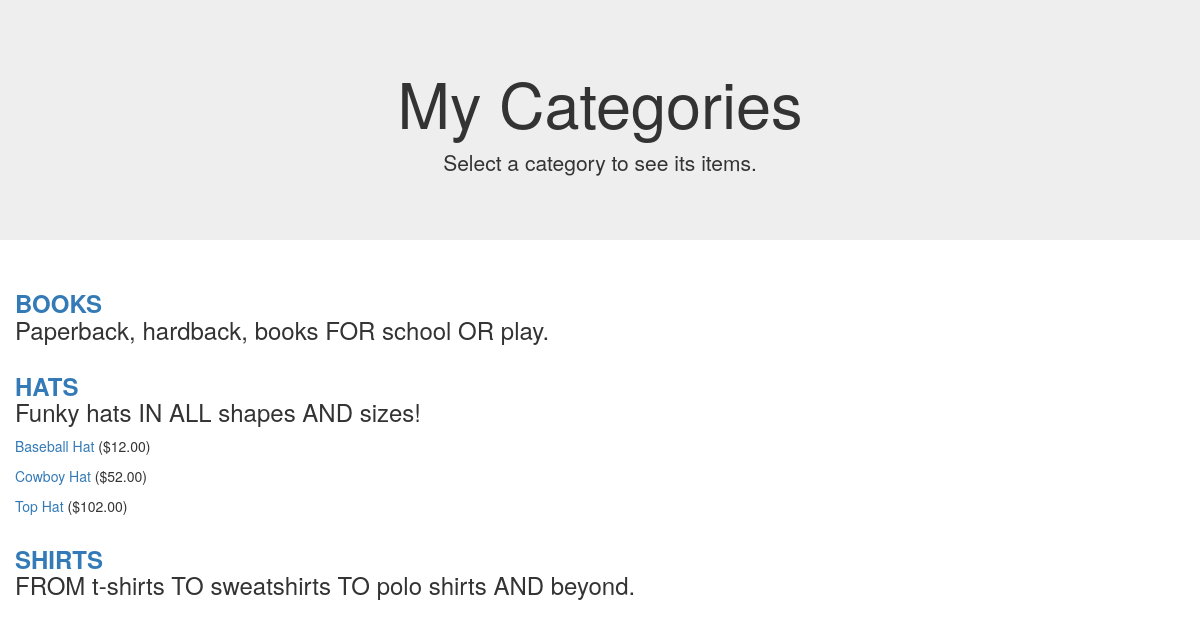
/seestore.php?cat_id=1, run on the app's committed database.
### tables this page shows
CREATE TABLE store_categories (
	id INT NOT NULL PRIMARY KEY AUTO_INCREMENT, 
	cat_title VARCHAR (50) UNIQUE, 
	cat_desc TEXT 
);

CREATE TABLE store_items (
	id INT NOT NULL PRIMARY KEY AUTO_INCREMENT, 
	cat_id INT NOT NULL, 
	item_title VARCHAR (75), 
	item_price FLOAT (8,2), 
	item_desc TEXT, 
	item_image VARCHAR (50) 
);

### seestore.php (the view, shortened to what this page needs)
<?php
$mysqli = mysqli_connect("localhost", "root", "secret", "store");
$display_block = "
<div class=\"jumbotron text-center\">
    <h1>My Categories</h1>
    <p>Select a category to see its items.</p>
</div>";
$get_cats_sql = "SELECT id, cat_title, cat_desc FROM store_categories ORDER BY cat_title";
$get_cats_res = mysqli_query($mysqli, $get_cats_sql) or die(mysqli_error($mysqli));
if (mysqli_num_rows($get_cats_res) < 1) {
	$display_block = "<p><em>Sorry, no categories to browse.</em></p>";
} else {
	while ($cats = mysqli_fetch_array($get_cats_res)) {
		$cat_id = $cats['id'];
		$cat_title = strtoupper(stripslashes($cats['cat_title']));
		$cat_desc = stripslashes($cats['cat_desc']);
		$display_block .= "
        <div class=\"container\">
            <div class=\"row\">
                <h3><strong><a href=\"" . $_SERVER['PHP_SELF'] . "?cat_id=" . $cat_id . "\">" . $cat_title . "</a></strong><br/>" . $cat_desc . "</h3>
            </div>
        </div>";
		if (isset($_GET['cat_id']) && ($_GET['cat_id'] == $cat_id)) {
			$get_items_sql = "SELECT id, item_title, item_price
                              FROM store_items WHERE
                              cat_id = '" . $cat_id . "' ORDER BY item_title";
			$get_items_res = mysqli_query($mysqli, $get_items_sql) or die(mysqli_error($mysqli));
			if (mysqli_num_rows($get_items_res) < 1) {
				$display_block = "<p><em>Sorry, no items in this category.</em></p>";
			} else {
				while ($items = mysqli_fetch_array($get_items_res)) {
					$item_id = $items['id'];
					$item_title = stripslashes($items['item_title']);
					$item_price = $items['item_price'];
					$display_block .= "
                    <div class=\"container\">
                        <div class=\"row\">
                          <p><a href=\"showitem.php?item_id=" . $item_id . "\">" . $item_title . "</a> (\$" . $item_price . ")</p>
                        </div>
                    </div>";
				}
			}
		}
	}
}
?>
<!DOCTYPE html>
<html>
<head>
    <link rel="stylesheet" href="https://maxcdn.bootstrapcdn.com/bootstrap/3.4.0/css/bootstrap.min.css">
</head>
<body>
<?php echo $display_block; ?>
</body>
</html>

### data on the page
store_categories: cat_title "BOOKS", cat_desc "Paperback, hardback, books FOR school OR play."
store_categories: cat_title "HATS", cat_desc "Funky hats IN ALL shapes AND sizes!"
store_items: item_title "Baseball Hat", item_price "12.00"
store_items: item_title "Cowboy Hat", item_price "52.00"
store_items: item_title "Top Hat", item_price "102.00"
store_categories: cat_title "SHIRTS", cat_desc "FROM t-shirts TO sweatshirts TO polo shirts AND beyond."
